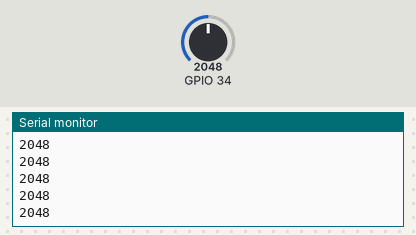
This sketch was run on a simulated ESP32. On the bench: the last lines printed to the serial monitor. The inputs (shaded band) are chosen by the test bench; at power-on: GPIO 34 = 2048.

Above: at 1.2 s.
1.3 s: GPIO 34 set to 2866
At 1.31 s:
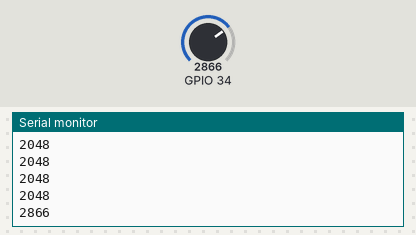
2.8 s: GPIO 34 set to 3603
At 2.81 s:
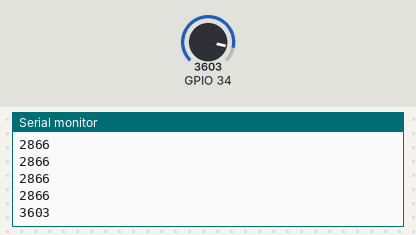
Timing chart, 0 to 5.8 s (numbered marks = the images above; inputs shaded):
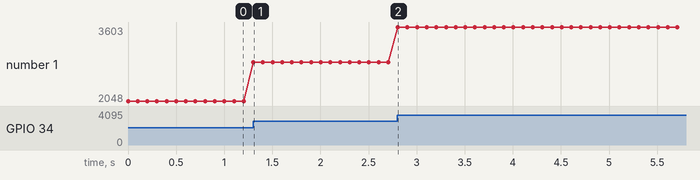

Measured:
- after the input at 1.3 s, the serial monitor: prints a new line at once (image 1)
- after the input at 2.8 s, the serial monitor: prints a new line at once (image 2)
- plotted number 1: 2048 → 2866 after the input at 1.3 s, 2866 → 3603 after the input at 2.8 s

The sketch:

BodenabstandsMesser.ino
```cpp
void setup() {
  Serial.begin(115200);
  pinMode(34,INPUT);
}

void loop() {
  Serial.println(analogRead(34));
  delay(100);
}
```
